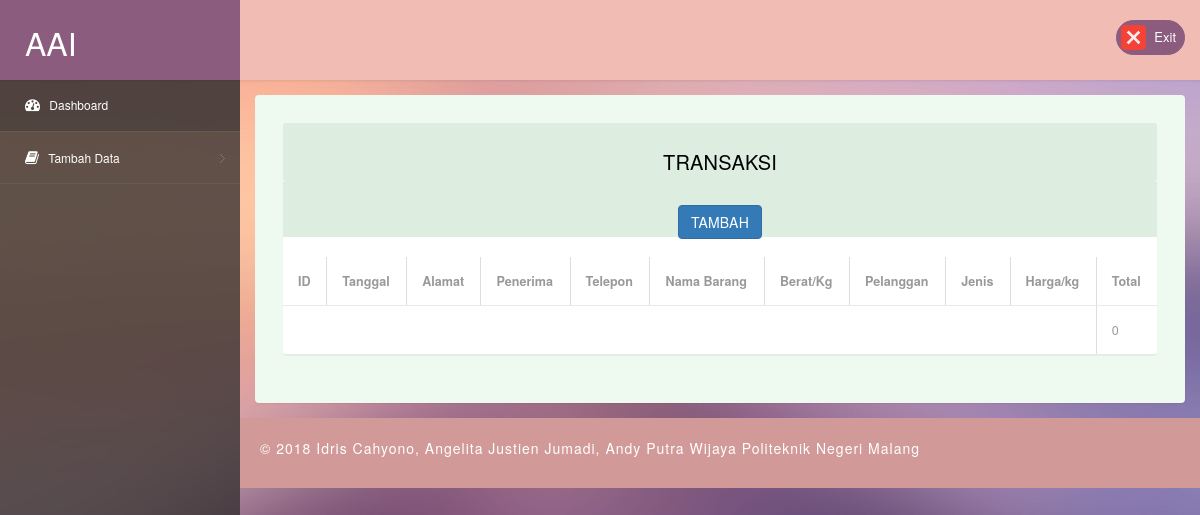
The page /index.php/transaction on the database as committed earlier.
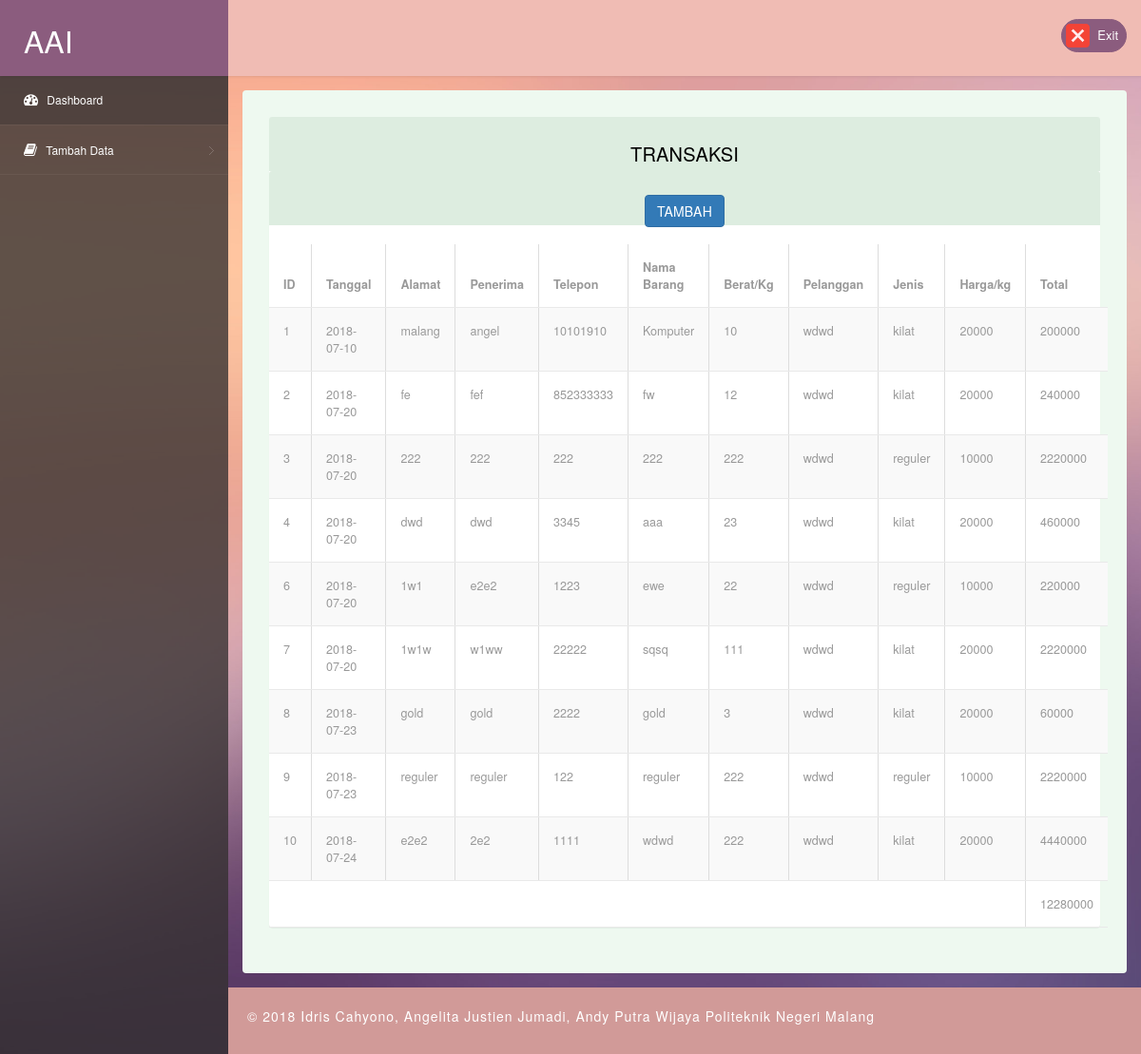
The same page on the database as committed later.
### tables this page shows
CREATE TABLE `transaksi` (
  `id_transaksi` int(25) NOT NULL,
  `tanggal_transaksi` date NOT NULL,
  `alamat_rinci` varchar(100) NOT NULL,
  `penerima` varchar(50) NOT NULL,
  `telepon_penerima` int(15) NOT NULL,
  `id_barang` int(20) NOT NULL,
  `id_pelanggan` int(20) NOT NULL,
  `id_jenis` int(11) NOT NULL
);

CREATE TABLE `barang` (
  `id_barang` int(20) NOT NULL,
  `nama_barang` varchar(50) NOT NULL,
  `deskripsi_barang` varchar(50) NOT NULL,
  `berat` int(20) NOT NULL
);

CREATE TABLE `pelanggan` (
  `id_pelanggan` int(11) NOT NULL,
  `Nama` varchar(64) NOT NULL,
  `JenisKelamin` varchar(16) NOT NULL,
  `Alamat` varchar(255) NOT NULL,
  `NoHp` varchar(32) NOT NULL,
  `Email` varchar(128) NOT NULL,
  `Username` varchar(32) NOT NULL,
  `Password` varchar(64) NOT NULL,
  `image` varchar(255) NOT NULL
);

CREATE TABLE `jenis` (
  `id` int(11) NOT NULL,
  `nama` varchar(30) NOT NULL,
  `hargaperkilo` int(20) NOT NULL
);

### application/controllers/Transaction.php (called while the page is built, shortened)
<?php
class Transaction extends CI_Controller {
	function __construct() {
		$this->load->model('Transaction_model');
		$this->load->helper('form');
	}
	public function index()
	{
		$data['transaksi'] = $this->Transaction_model->get_transaksi();
		$this->load->view("transaksi/read",$data);
	}
}

### index.php (called while the page is built, shortened)
<?php
require_once BASEPATH.'core/CodeIgniter.php';

### application/models/Transaction_model.php (called while the page is built, shortened)
<?php
class Transaction_model extends CI_Model {
    public function get_transaksi()
    {
        $this->db->select("transaksi.*,barang.nama_barang,barang.berat,pelanggan.Nama as nama_pelanggan,jenis.nama as nama_jenis,jenis.hargaperkilo");
        $this->db->join("barang","transaksi.id_barang=barang.id_barang");
        $this->db->join("pelanggan","transaksi.id_pelanggan=pelanggan.id_pelanggan");
        $this->db->join("jenis","transaksi.id_jenis=jenis.id");
        return $this->db->get("transaksi")->result();
    }
}

### application/views/transaksi/read.php (the view, shortened to what this page needs)
<?php $this->load->view('template/header') ?>
<section id="main-content">
    <section class="wrapper">
        <div class="table-agile-info">
 <div class="panel panel-default">
    <div class="panel-heading">
     Transaksi
    </div>
    <div class="panel-heading">
        <a href="<?php echo base_url('Transaction/barang') ?>" class="btn btn-primary mb-3">Tambah</a>
    </div>
    <br>
    <table id="example" class="table table-striped table-bordered" width="100%" >
        <thead>
            <tr>
                <th>ID</th>
                <th>Tanggal</th>
                <th>Alamat</th>
                <th>Penerima</th>
                <th>Telepon</th>
                <th>Nama Barang</th>
                <th>Berat/Kg</th>
                <th>Pelanggan</th>
                <th>Jenis</th>
                <th>Harga/kg</th>
                <th>Total</th>
            </tr>
        </thead>
        <tbody>
            <?php $g_total  = 0; ?>
            <?php foreach ($transaksi as $key => $value): ?>
                <tr>
                    <td><?php echo $value->id_transaksi ?></td>
                    <td><?php echo $value->tanggal_transaksi ?></td>
                    <td><?php echo $value->alamat_rinci ?></td>
                    <td><?php echo $value->penerima ?></td>
                    <td><?php echo $value->telepon_penerima ?></td>
                    <td><?php echo $value->nama_barang ?></td>
                    <td><?php echo $value->berat ?></td>
                    <td><?php echo $value->nama_pelanggan ?></td>
                    <td><?php echo $value->nama_jenis ?></td>
                    <td><?php echo $value->hargaperkilo ?></td>
                    <td><?php echo $value->berat*$value->hargaperkilo ?></td>
                    <?php $g_total += $value->berat*$value->hargaperkilo; ?>
                </tr>
            <?php endforeach ?>
        </tbody>
        <tfoot>
            <tr>
                <td colspan="10"></td>
                <td><?php echo $g_total; ?></td>
            </tr>
        </tfoot>
    </table>
<?php $this->load->view('template/footer') ?>

### application/views/template/header.php (shortened to what this page needs)
<!DOCTYPE html>
<head>
<link rel="stylesheet" href="<?php echo base_url()."assets/"; ?>css/bootstrap.min.css" >
<link href="<?php echo base_url()."assets/"; ?>css/style.css" rel='stylesheet' type='text/css' />
<link href="<?php echo base_url()."assets/"; ?>css/style-responsive.css" rel="stylesheet"/>
<link rel="stylesheet" href="<?php echo base_url()."assets/"; ?>css/font.css" type="text/css"/>
<link href="<?php echo base_url()."assets/"; ?>css/font-awesome.css" rel="stylesheet">
<link rel="stylesheet" href="<?php echo base_url()."assets/"; ?>css/morris.css" type="text/css"/>
<link rel="stylesheet" href="<?php echo base_url()."assets/"; ?>css/monthly.css">
<link rel="stylesheet" type="text/css" href="https://maxcdn.bootstrapcdn.com/bootstrap/3.3.7/css/bootstrap.min.css">
<link rel="stylesheet" type="text/css" href="https://cdn.datatables.net/1.10.19/css/dataTables.bootstrap.min.css">
<link rel="stylesheet" type="text/css" href="https://cdn.datatables.net/buttons/1.5.2/css/buttons.bootstrap.min.css">
<link rel="stylesheet" href="https://code.jquery.com/jquery-3.3.1.js">
<link rel="stylesheet" href="<?php echo base_url()."assets/" ?>css/jquery.dataTables.min.css">
<link rel="stylesheet" href="<?php echo base_url()."assets/" ?>css/jquery.dataTables.min">
</head>
<body>
<section id="container">
<header class="header fixed-top clearfix">
<div class="brand">
    <a href="" class="logo">
        AAI
    </a>
</div>
<div class="top-nav clearfix">
    <ul class="nav pull-right top-menu">
        <li class="dropdown">
            <a href="<?php echo site_url('user/logout')?>">
                <img alt="" src="<?php echo base_url()."assets/images/exit.png"; ?>">
                <span class="username">Exit</span>
            </a>
        </li>
    </ul>
</div>
</header>
<aside>
    <div id="sidebar" class="nav-collapse">
        <div class="leftside-navigation">
            <ul class="sidebar-menu" id="nav-accordion">
                <li>
                    <a class="active" href="<?php echo base_url('home')?>">
                        <i class="fa fa-dashboard"></i>
                        <span>Dashboard</span>
                    </a>
                </li>
                <li class="sub-menu">
                    <a href="javascript:;">
                        <i class="fa fa-book"></i>
                        <span>Tambah Data</span>
                    </a>
                </li>
        </div>
    </div>
</aside>

### application/views/template/footer.php (shortened to what this page needs)
</section>
          <div class="footer">
            <div class="wthree-copyright">
              <p>© 2018 Idris Cahyono, Angelita Justien Jumadi, Andy Putra Wijaya Politeknik Negeri Malang</p>
            </div>
          </div>
</section>
</section>
<link rel="stylesheet" href="<?php echo base_url() ?>assets/css/jquery.dataTables.min.css">
</body>
</html>

Rows that differ between the two databases and show on the page:
added transaksi: id_transaksi "1", tanggal_transaksi "2018-07-10", alamat_rinci "malang", penerima "angel", telepon_penerima "10101910", id_barang.nama_barang "Komputer", id_barang.berat "10", id_pelanggan.Nama "wdwd", id_jenis.nama "kilat", id_jenis.hargaperkilo "20000", $value->berat*$value->hargaperkilo "200000"
added transaksi: id_transaksi "2", tanggal_transaksi "2018-07-20", alamat_rinci "fe", penerima "fef", telepon_penerima "852333333", id_barang.nama_barang "fw", id_barang.berat "12", id_pelanggan.Nama "wdwd", id_jenis.nama "kilat", id_jenis.hargaperkilo "20000", $value->berat*$value->hargaperkilo "240000"
added transaksi: id_transaksi "3", tanggal_transaksi "2018-07-20", alamat_rinci "222", penerima "222", telepon_penerima "222", id_barang.nama_barang "222", id_barang.berat "222", id_pelanggan.Nama "wdwd", id_jenis.nama "reguler", id_jenis.hargaperkilo "10000", $value->berat*$value->hargaperkilo "2220000"
added transaksi: id_transaksi "4", tanggal_transaksi "2018-07-20", alamat_rinci "dwd", penerima "dwd", telepon_penerima "3345", id_barang.nama_barang "aaa", id_barang.berat "23", id_pelanggan.Nama "wdwd", id_jenis.nama "kilat", id_jenis.hargaperkilo "20000", $value->berat*$value->hargaperkilo "460000"
added transaksi: id_transaksi "6", tanggal_transaksi "2018-07-20", alamat_rinci "1w1", penerima "e2e2", telepon_penerima "1223", id_barang.nama_barang "ewe", id_barang.berat "22", id_pelanggan.Nama "wdwd", id_jenis.nama "reguler", id_jenis.hargaperkilo "10000", $value->berat*$value->hargaperkilo "220000"
added transaksi: id_transaksi "7", tanggal_transaksi "2018-07-20", alamat_rinci "1w1w", penerima "w1ww", telepon_penerima "22222", id_barang.nama_barang "sqsq", id_barang.berat "111", id_pelanggan.Nama "wdwd", id_jenis.nama "kilat", id_jenis.hargaperkilo "20000", $value->berat*$value->hargaperkilo "2220000"
added transaksi: id_transaksi "8", tanggal_transaksi "2018-07-23", alamat_rinci "gold", penerima "gold", telepon_penerima "2222", id_barang.nama_barang "gold", id_barang.berat "3", id_pelanggan.Nama "wdwd", id_jenis.nama "kilat", id_jenis.hargaperkilo "20000", $value->berat*$value->hargaperkilo "60000"
added transaksi: id_transaksi "9", tanggal_transaksi "2018-07-23", alamat_rinci "reguler", penerima "reguler", telepon_penerima "122", id_barang.nama_barang "reguler", id_barang.berat "222", id_pelanggan.Nama "wdwd", id_jenis.nama "reguler", id_jenis.hargaperkilo "10000", $value->berat*$value->hargaperkilo "2220000"
added transaksi: id_transaksi "10", tanggal_transaksi "2018-07-24", alamat_rinci "e2e2", penerima "2e2", telepon_penerima "1111", id_barang.nama_barang "wdwd", id_barang.berat "222", id_pelanggan.Nama "wdwd", id_jenis.nama "kilat", id_jenis.hargaperkilo "20000", $value->berat*$value->hargaperkilo "4440000"
Other text that changed with them:
$g_total: "0" → "12280000"
